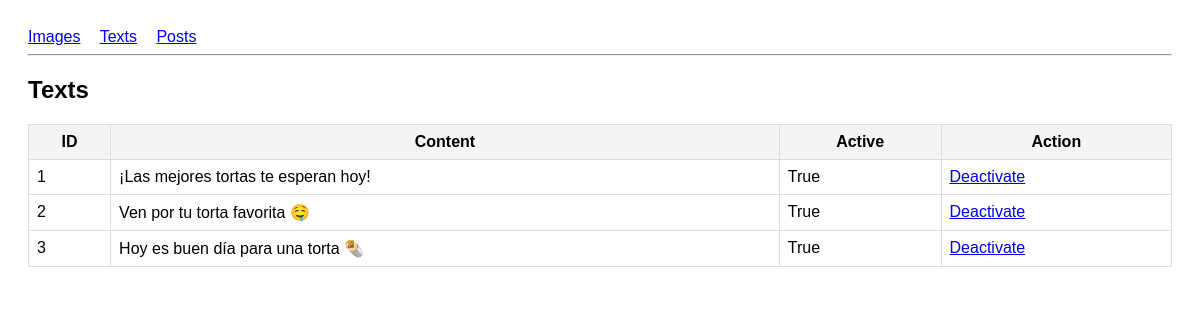
Screenshot of /admin/texts with the database file from the repository.
### models/text.py (models this page shows, shortened)
class Text(db.Model):
    __tablename__ = "texts"
    id         = db.Column(db.Integer, primary_key=True)
    content    = db.Column(db.String(500), nullable=False)
    active     = db.Column(db.Boolean, default=True)
    created_at = db.Column(db.DateTime, default=datetime.utcnow)

### app.py (the view)
@app.route("/admin/texts")
def admin_texts():
    texts = Text.query.all()
    return render_template("/admin/texts.html", texts=texts)

### templates/admin/texts.html
{% extends "admin/layout.html" %}
{% block content %}
<h2>Texts</h2>
<table>
  <tr>
    <th>ID</th>
    <th>Content</th>
    <th>Active</th>
    <th>Action</th>
  </tr>
  {% for txt in texts %}
  <tr class="{{ 'inactive' if not txt.active }}">
    <td>{{ txt.id }}</td>
    <td>{{ txt.content }}</td>
    <td>{{ txt.active }}</td>
    <td>
      <a href="/admin/texts/{{ txt.id }}/toggle">
        {{ "Deactivate" if txt.active else "Activate" }}
      </a>
    </td>
  </tr>
  {% endfor %}
</table>
{% endblock %}

### templates/admin/layout.html (style rules this page uses)
body { font-family: Arial; padding: 20px; }
table { border-collapse: collapse; width: 100%; }
th, td { border: 1px solid #ddd; padding: 8px; }
th { background: #f4f4f4; }

### rows the page displays
Text: id "1", content "¡Las mejores tortas te esperan hoy!", active "True", active "Deactivate"
Text: id "2", content "Ven por tu torta favorita 🤤", active "True", active "Deactivate"
Text: id "3", content "Hoy es buen día para una torta 🌯", active "True", active "Deactivate"
